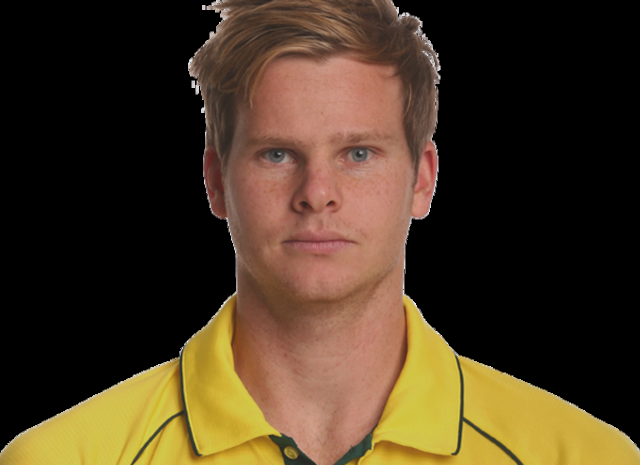
#> input picture demo/sample_face.jpg, 1280 x 930 px, found by its file name (shown at 1/2 size)
$ python face_detection.py
#> lines starting #> are read from the running program, lines starting #| are printed output that depends on the picture
### utils/logger.py
"""
utils/logger.py - Coloured console logger used across all pipeline stages.
"""

import logging
import sys


def get_logger(name: str) -> logging.Logger:
    """Return a logger with a consistent format."""
    logger = logging.getLogger(name)
    if logger.handlers:
        return logger  # already configured

    logger.setLevel(logging.DEBUG)

    handler = logging.StreamHandler(sys.stdout)
    handler.setLevel(logging.DEBUG)

    fmt = logging.Formatter(
        fmt="%(asctime)s  %(levelname)-8s  %(name)s  ->  %(message)s",
        datefmt="%H:%M:%S",
    )
    handler.setFormatter(fmt)
    logger.addHandler(handler)
    logger.propagate = False
    return logger

### stages/face_detection.py
"""
stages/face_detection.py
------------------------
Stage 1 - Face Detection & Encoding

Uses OpenCV Haar Cascades — built into opencv-python-headless.
No downloads, no compilation, no external APIs needed.
Works identically on Windows, Mac, Linux, Railway, Docker.
"""

import cv2
import hashlib
import json
from pathlib import Path
import numpy as np
from PIL import Image
from utils.logger import get_logger

log = get_logger("face_detection")

# Bundled haarcascade XML - committed to the repo, works on all OpenCV versions
HAAR_PATH = str(Path(__file__).parent / "haarcascade_frontalface_default.xml")


class FaceDetectionError(Exception):
    """Raised when no face can be detected in the image."""


def detect_and_encode(image_path: str) -> dict:
    """
    Detect a face in image_path and return its encoding plus metadata.

    Returns dict with keys:
        image_path      - original path (str)
        face_count      - number of faces found (int)
        encoding        - 128-element list of floats
        encoding_hash   - SHA-256 hex of the encoding (str)
        face_location   - {top, right, bottom, left}
    """
#> called with image_path = 'demo/sample_face.jpg'
    path = Path(image_path).resolve()
    if not path.exists():
        raise FileNotFoundError("Image not found: {}".format(path))

    log.info("Loading image: %s", path)

    # Read with OpenCV
    img_bgr = cv2.imread(str(path))
#> img_bgr is the input picture: shape (930, 1280, 3); mean B, G, R 34.1, 55.8, 72.9
    if img_bgr is None:
        # Fallback: try PIL (handles PNGs etc. better on some systems)
        pil_img = Image.open(path).convert("RGB")
        img_bgr = cv2.cvtColor(np.array(pil_img), cv2.COLOR_RGB2BGR)
    else:
        pil_img = Image.fromarray(cv2.cvtColor(img_bgr, cv2.COLOR_BGR2RGB))

    gray = cv2.cvtColor(img_bgr, cv2.COLOR_BGR2GRAY)
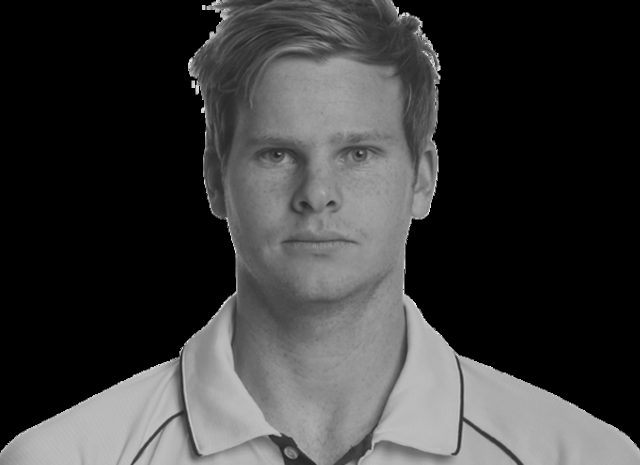
#> gray: shape (930, 1280) (shown at 1/2 size); min 0, max 255, mean 58.4

    log.info("Detecting face locations ...")

    face_cascade = cv2.CascadeClassifier(HAAR_PATH)
    faces = face_cascade.detectMultiScale(
        gray,
        scaleFactor=1.05,
        minNeighbors=3,
        minSize=(30, 30),
        flags=cv2.CASCADE_SCALE_IMAGE,
    )
#> faces = [[409, 131, 457, 457]]

    face_count = len(faces) if hasattr(faces, "__len__") else 0
#> face_count = 1

    if face_count == 0:
        raise FaceDetectionError(
            "No face detected in '{}'. "
            "Please use a clear, front-facing, well-lit photo.".format(path.name)
        )

    if face_count > 1:
        log.warning("%d faces detected - using the largest.", face_count)
        # Sort by area descending, take largest
        faces = sorted(faces, key=lambda f: f[2] * f[3], reverse=True)

    x, y, fw, fh = faces[0]
#> x = 409; y = 131; fw = 457; fh = 457
    left, top, right, bottom = int(x), int(y), int(x + fw), int(y + fh)
#> left = 409; top = 131; right = 866; bottom = 588

    # Crop face, normalise to 64x64, build 128-d encoding vector
    log.info("Encoding face ...")
    face_crop = pil_img.crop((left, top, right, bottom)).resize((64, 64))
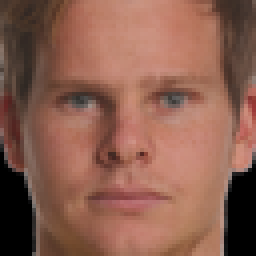
#> face_crop: PIL image 64x64 RGB (shown 4 times larger); mean R, G, B 139.1, 94.5, 79.3
    face_pixels = np.array(face_crop).flatten().astype(np.float32) / 255.0
#> face_pixels = 12288 values, max 0.82 at index 7857, min 0 at index 7488, mean 0.409

    # Sample 128 evenly-spaced values from the 12288-d pixel vector
    step = max(1, len(face_pixels) // 128)
#> step = 96
    encoding = face_pixels[::step][:128].tolist()
#> encoding = 128 values, max 0.792 at index 71, min 0 at index 78, mean 0.484

    encoding_json = json.dumps(encoding, separators=(",", ":"))
    encoding_hash = hashlib.sha256(encoding_json.encode()).hexdigest()

    result = {
        "image_path": str(path),
        "face_count": int(face_count),
        "encoding": encoding,
        "encoding_hash": encoding_hash,
        "face_location": {
            "top": top, "right": right, "bottom": bottom, "left": left,
        },
    }

    log.info(
        "Face detected [OK]  location=(%d,%d,%d,%d)  encoding_hash=%s...",
        top, right, bottom, left, encoding_hash[:16],
    )
#> (printed output is left out)
    return result


if __name__ == "__main__":
    import sys
    img = sys.argv[1] if len(sys.argv) > 1 else "demo/sample_face.jpg"
    info = detect_and_encode(img)
#> info = 5 items
    print(json.dumps({k: v for k, v in info.items() if k != "encoding"}, indent=2))
#| {
#|   "image_path": "stages/demo/sample_face.jpg",
#|   "face_count": 1,
#|   "encoding_hash": "b2c80cbf3ffc28721ec5ab06fc26bbdbeca087c4d38766dc70625447d2b70a53",
#|   "face_location": {
#|     "top": 131,
#|     "right": 866,
#|     "bottom": 588,
#|     "left": 409
#|   }
#| }
